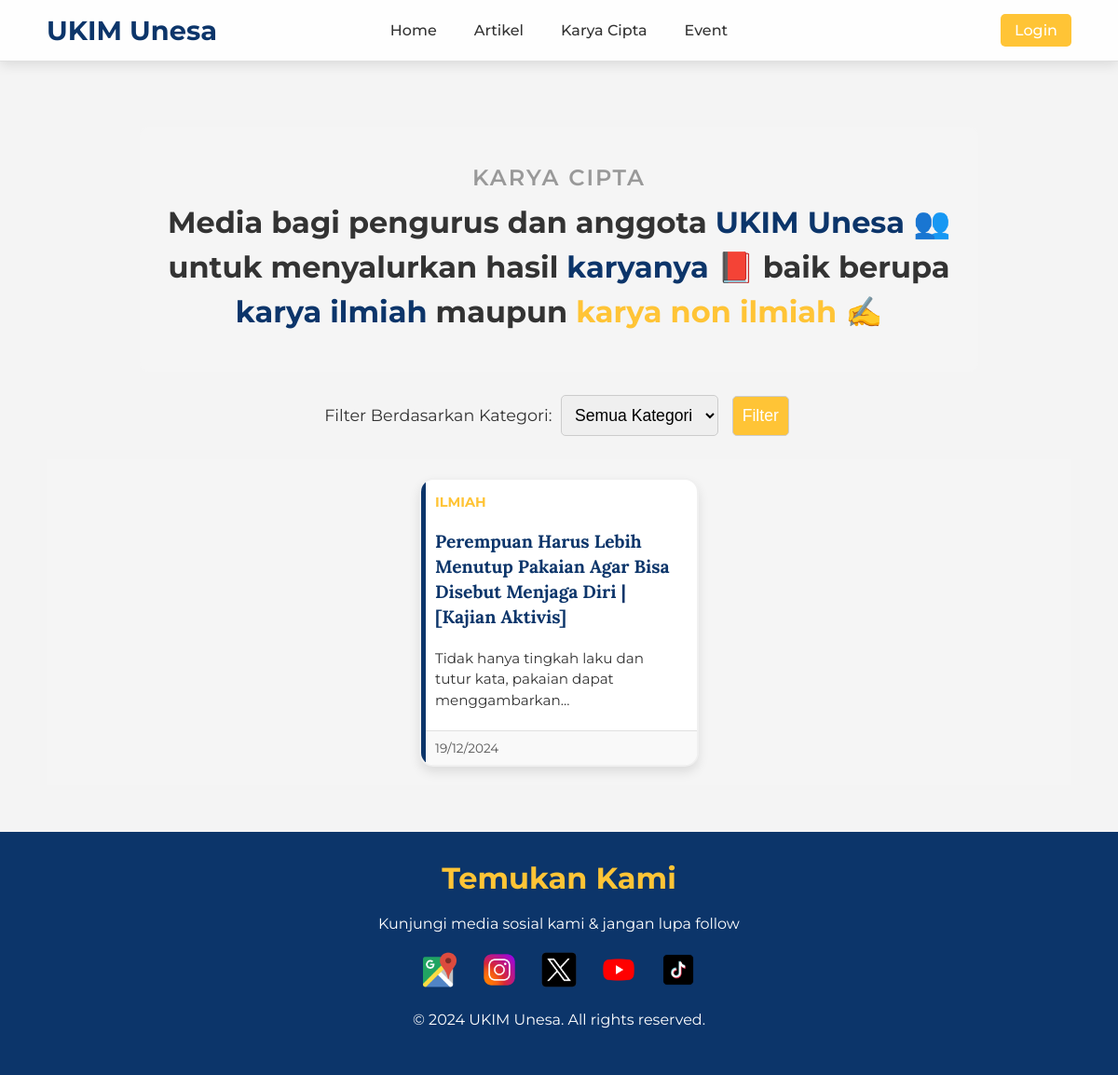
Page /list-karya.php on the committed database.
### tables this page shows
CREATE TABLE `karya_cipta` (
  `id_karya` int NOT NULL,
  `tgl` timestamp NOT NULL DEFAULT CURRENT_TIMESTAMP ON UPDATE CURRENT_TIMESTAMP,
  `kategori` enum('Ilmiah','Non Ilmiah') NOT NULL,
  `judul` varchar(255) NOT NULL,
  `isi` longtext NOT NULL
);

### list-karya.php (the view, shortened to what this page needs)
<?php
include('./layout/header_index.php');
$sql = "SELECT id_karya, tgl, kategori, judul, isi FROM karya_cipta";
$result = mysqli_query($conn, $sql);
?>
<head>
    <link rel="stylesheet" href="./style/list.css">
</head>
<body>
    <section class="trending-topics">
        <section class="welcome-section">
            <p class="welcome-title">KARYA CIPTA</p>
            <h2 class="welcome-message">
                Media bagi pengurus dan anggota <span class="highlight">UKIM Unesa 👥</span> untuk menyalurkan hasil
                <span class="highlight">karyanya 📕</span> baik berupa <span class="highlight">karya ilmiah </span> maupun <span class="highlight2">karya non ilmiah ✍️</span>
            </h2>
        </section>
        <section class="filter-section">
            <form method="GET" action="list-karya.php">
                <label for="kategori">Filter Berdasarkan Kategori:</label>
                <select name="kategori" id="kategori">
                    <option value="">Semua Kategori</option>
                </select>
                <button type="submit">Filter</button>
            </form>
        </section>
        <div class="articles-container">
            <?php
            if (mysqli_num_rows($result) > 0) {
                while ($row = mysqli_fetch_array($result)) {
            ?>
            <a href="karya.php?id=<?= htmlspecialchars($row['id_karya']); ?>" class="article-card" style="text-decoration: none; color: inherit;">
                <span class="category"><?= htmlspecialchars($row['kategori']); ?></span>
                <h3><?= htmlspecialchars($row['judul']); ?></h3>
                <p>
                    <?php
                    $words = explode(" ", $row['isi']);
                    $limited_text = implode(" ", array_slice($words, 0, 10));
                    echo htmlspecialchars($limited_text) . (count($words) > 10 ? "..." : "");
                    ?>
                </p>
                <div class="date-info">
                    <span><?= date("d/m/Y", strtotime($row['tgl'])); ?></span>
                </div>
            </a>
            <?php
                }
            } else {
                echo "<p>Tidak ada artikel dalam kategori ini.</p>";
            }
            ?>
        </div>
    </section>
    <?php
    include('./layout/footer_index.php');
    ?>
</body>
</html>

### layout/header_index.css (style rules this page uses)
:root { --primary-color: #FFC436; --secondary-color: #0C356A; --text-dark-color: #333; --text-light-color: #FFFFFF; --main-font: 'Montserrat', sans-serif; --heading-font: 'Lora', serif; }
* { margin: 0; padding: 0; box-sizing: border-box; }
body { font-family: var(--main-font); background-color: #f4f4f4; color: var(--text-dark-color); }

### style/list.css (style rules this page uses)
:root { --primary-color: #FFC436; --secondary-color: #0C356A; --text-dark-color: #333; --text-light-color: #FFFFFF; --main-font: 'Montserrat', sans-serif; --heading-font: 'Lora', serif; }
* { margin: 0; padding: 0; box-sizing: border-box; }
body { font-family: var(--main-font); background-color: #f4f4f4; color: var(--text-dark-color); }
.trending-topics { padding: 50px; text-align: center; background-color: #f4f4f4; }
.welcome-section { text-align: center; padding: 40px 20px; background-color: #f5f5f5; border-radius: 10px; margin: 20px auto; max-width: 900px; }
.welcome-title { font-size: 1.5em; color: #999; letter-spacing: 2px; font-weight: 600; margin-bottom: 10px; }
.welcome-message { font-size: 2em; font-weight: 700; color: #333; line-height: 1.5; }
.welcome-message .highlight { color: var(--secondary-color); font-weight: 700; }
.welcome-message .highlight2 { color: var(--primary-color); font-weight: 700; }
.welcome-message span { display: inline-flex; align-items: center; gap: 5px; }
.articles-container { display: flex; flex-wrap: wrap; gap: 30px; justify-content: center; }
.filter-section { text-align: center; margin: 20px 0; }
.filter-section form { display: inline-block; text-align: left; font-size: 1.1em; font-family: var(--main-font); }
.filter-section select, .filter-section button { padding: 10px; font-size: 1em; margin: 5px; border: 1px solid #ccc; border-radius: 5px; outline: none; }
.filter-section button { background-color: var(--primary-color); color: white; cursor: pointer; transition: background-color 0.3s; }
.articles-container { display: flex; flex-wrap: wrap; gap: 20px; justify-content: center; padding: 20px; background-color: #f5f5f5; }
.article-card { background-color: #ffffff; border-radius: 15px; overflow: hidden; box-shadow: 0 6px 12px rgba(0, 0, 0, 0.1); width: 300px; display: flex; flex-direction: column; text-align: left; transition: transform 0.3s ease, box-shadow 0.3s ease; position: relative; border: 2px solid #f0f0f0; }
.category { font-size: 0.9em; color: var(--primary-color); font-weight: bold; padding: 15px; padding-bottom: 0; text-transform: uppercase; }
.article-card h3 { font-family: var(--heading-font); font-size: 1.2em; color: var(--secondary-color); padding: 10px 15px; margin: 10px 0; line-height: 1.4; }
.article-card p { font-size: 0.95em; color: var(--text-dark-color); padding: 0 15px; margin-bottom: 20px; line-height: 1.5; margin-top: auto; }
.date-info { padding: 10px 15px; font-size: 0.85em; color: #555; background-color: #f9f9f9; border-top: 1px solid #e0e0e0; margin-top: auto; }
.article-card::before { content: ""; position: absolute; left: 0; top: 0; bottom: 0; width: 5px; background-color: var(--secondary-color); }

### layout/footer_index.css (style rules this page uses)
:root { --primary-color: #FFC436; --secondary-color: #0C356A; --text-dark-color: #333; --text-light-color: #FFFFFF; --main-font: 'Montserrat', sans-serif; --heading-font: 'Lora', serif; }
* { margin: 0; padding: 0; box-sizing: border-box; }
body { font-family: var(--main-font); background-color: #f4f4f4; color: var(--text-dark-color); }

### rows in the picture
karya_cipta: kategori "ILMIAH", judul "Perempuan Harus Lebih Menutup Pakaian Agar Bisa Disebut Menjaga Diri | [Kajian Aktivis]", limited_text "Tidak hanya tingkah laku dan tutur kata, pakaian dapat menggambarkan", tgl "19/12/2024"
